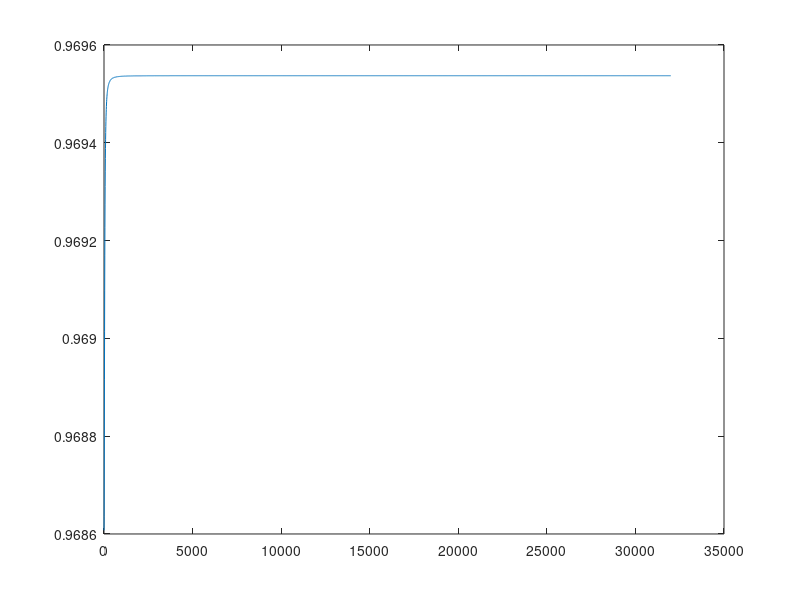

This chart was generated by the following MATLAB code:
clc;
clear all;
close all;

a = [14 10 6 8 10];
q = (100 - a) / 100;
r = sqrt(q);
h = [0.92 0.95 0.96 0.96 0.96];
f = [125  250  500  1000  2000];

f = f / 16e3;
f = f * pi;

[b,a] = invfreqz(r,f,1,1);

h = tf(b,a,-1);

sor = [1 zeros(1,9999)];

bor = filter(b,a,sor);

efte = abs(fft(bor));
freki = [0:4999] * 32e3/5000;

otszaz = ceil(10000/32e3*500);
b = b / (efte(otszaz)/r(3));

sor = [1 zeros(1,9999)];

bor = filter(b,a,sor);

efte = abs(fft(bor));
freki = [0:4999] * 32e3/5000;


plot(freki, efte(1:5000))

% bode(h)